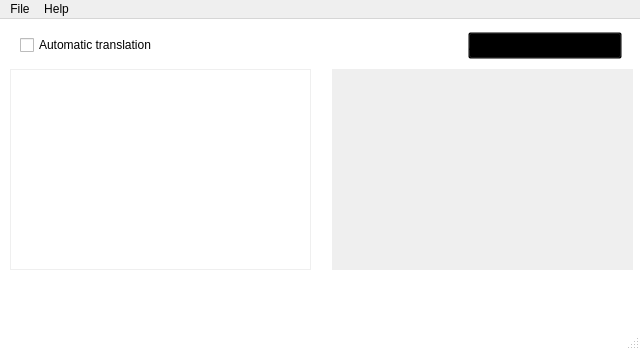
<?xml version="1.0" encoding="UTF-8"?>
<ui version="4.0">
 <class>mainWindow</class>
 <widget class="QMainWindow" name="mainWindow">
  <property name="enabled">
   <bool>true</bool>
  </property>
  <property name="geometry">
   <rect>
    <x>0</x>
    <y>0</y>
    <width>640</width>
    <height>350</height>
   </rect>
  </property>
  <property name="windowTitle">
   <string>theTranslator</string>
  </property>
  <property name="windowIcon">
   <iconset>
    <normaloff>../icon/translate_icon.png</normaloff>../icon/translate_icon.png</iconset>
  </property>
  <property name="windowOpacity">
   <double>1.000000000000000</double>
  </property>
  <property name="layoutDirection">
   <enum>Qt::LeftToRight</enum>
  </property>
  <property name="styleSheet">
   <string notr="true">QMainWindow {
	background-color:#FFF;
}</string>
  </property>
  <widget class="QWidget" name="centralwidget">
   <widget class="QTextEdit" name="textToTranslate">
    <property name="geometry">
     <rect>
      <x>10</x>
      <y>50</y>
      <width>301</width>
      <height>201</height>
     </rect>
    </property>
    <property name="styleSheet">
     <string notr="true">QTextEdit{
border: 1px solid rgb(239,239,239);
padding-bottom: 35px;
}
QTextEdit:focus {
border: 1px solid rgb(77,144,254);
}
</string>
    </property>
   </widget>
   <widget class="QPushButton" name="uploadFile">
    <property name="geometry">
     <rect>
      <x>9</x>
      <y>221</y>
      <width>51</width>
      <height>31</height>
     </rect>
    </property>
    <property name="toolTip">
     <string>Translate file</string>
    </property>
    <property name="styleSheet">
     <string notr="true">QPushButton {
	border-radius: 15px;
	background-color:transparent;
	padding:2px;
}
QPushButton:pressed {
	background-color:rgb(239,239,239);
}
QPushButton:focus {
	outline:none;
}
</string>
    </property>
    <property name="text">
     <string/>
    </property>
    <property name="icon">
     <iconset>
      <normaloff>../icon/upload.png</normaloff>../icon/upload.png</iconset>
    </property>
    <property name="autoRepeat">
     <bool>false</bool>
    </property>
   </widget>
   <widget class="QPushButton" name="speakButton">
    <property name="geometry">
     <rect>
      <x>334</x>
      <y>13</y>
      <width>32</width>
      <height>28</height>
     </rect>
    </property>
    <property name="toolTip">
     <string>Say translate results</string>
    </property>
    <property name="styleSheet">
     <string notr="true">QPushButton {
	border-radius: 6px;
	background-color:transparent;
	padding:2px;
}
QPushButton:focus {
	outline:none;
}
QPushButton:hover {
	background-color:rgb(239,239,239);
}</string>
    </property>
    <property name="text">
     <string/>
    </property>
    <property name="icon">
     <iconset>
      <normaloff>../icon/speak_icon.png</normaloff>../icon/speak_icon.png</iconset>
    </property>
    <property name="autoRepeat">
     <bool>false</bool>
    </property>
   </widget>
   <widget class="QComboBox" name="toLanguageSelect">
    <property name="geometry">
     <rect>
      <x>468</x>
      <y>13</y>
      <width>159</width>
      <height>27</height>
     </rect>
    </property>
    <property name="minimumSize">
     <size>
      <width>0</width>
      <height>0</height>
     </size>
    </property>
    <property name="toolTip">
     <string/>
    </property>
    <property name="styleSheet">
     <string notr="true">QComboBox {
	color:#000;
	background-color:transparent;
	margin-right:5px;
}
QComboBox:item:selected {
	background-color:rgb(239,239,239);
}
QComboBox:focus {
	outline: none;
	border: none;
	background-color: transparent;
}</string>
    </property>
    <property name="currentIndex">
     <number>0</number>
    </property>
    <item>
     <property name="text">
      <string>Afrikaans</string>
     </property>
    </item>
    <item>
     <property name="text">
      <string>Albanian</string>
     </property>
    </item>
    <item>
     <property name="text">
      <string>Amharic</string>
     </property>
    </item>
    <item>
     <property name="text">
      <string>Arabic</string>
     </property>
    </item>
    <item>
     <property name="text">
      <string>Armenian</string>
     </property>
    </item>
    <item>
     <property name="text">
      <string>Azeerbaijani</string>
     </property>
    </item>
    <item>
     <property name="text">
      <string>Basque</string>
     </property>
    </item>
    <item>
     <property name="text">
      <string>Belarusian</string>
     </property>
    </item>
    <item>
     <property name="text">
      <string>Bengali</string>
     </property>
    </item>
    <item>
     <property name="text">
      <string>Bosnian</string>
     </property>
    </item>
    <item>
     <property name="text">
      <string>Bulgarian</string>
     </property>
    </item>
    <item>
     <property name="text">
      <string>Catalan</string>
     </property>
    </item>
    <item>
     <property name="text">
      <string>Cebuano</string>
     </property>
    </item>
    <item>
     <property name="text">
      <string>Chinese (Simplified)</string>
     </property>
    </item>
    <item>
     <property name="text">
      <string>Chinese (Traditional)</string>
     </property>
    </item>
    <item>
     <property name="text">
      <string>Corsican</string>
     </property>
    </item>
    <item>
     <property name="text">
      <string>Croatian</string>
     </property>
    </item>
    <item>
     <property name="text">
      <string>Czech</string>
     </property>
    </item>
    <item>
     <property name="text">
      <string>Danish</string>
     </property>
    </item>
    <item>
     <property name="text">
      <string>Dutch</string>
     </property>
    </item>
    <item>
     <property name="text">
      <string>English</string>
     </property>
    </item>
    <item>
     <property name="text">
      <string>Esperanto</string>
     </property>
    </item>
    <item>
     <property name="text">
      <string>Estonian</string>
     </property>
    </item>
    <item>
     <property name="text">
      <string>Finnish</string>
     </property>
    </item>
    <item>
     <property name="text">
      <string>French</string>
     </property>
    </item>
    <item>
     <property name="text">
      <string>Frisian</string>
     </property>
    </item>
    <item>
     <property name="text">
      <string>Galician</string>
     </property>
    </item>
    <item>
     <property name="text">
      <string>Georgian</string>
     </property>
    </item>
    <item>
     <property name="text">
      <string>German</string>
     </property>
    </item>
    <item>
     <property name="text">
      <string>Greek</string>
     </property>
    </item>
    <item>
     <property name="text">
      <string>Gujarati</string>
     </property>
    </item>
    <item>
     <property name="text">
      <string>Haitian Creole</string>
     </property>
    </item>
    <item>
     <property name="text">
      <string>Hausa</string>
     </property>
    </item>
    <item>
     <property name="text">
      <string>Hawaiian</string>
     </property>
    </item>
    <item>
     <property name="text">
      <string>Hebrew</string>
     </property>
    </item>
    <item>
     <property name="text">
      <string>Hindi</string>
     </property>
    </item>
    <item>
     <property name="text">
      <string>Hmong</string>
     </property>
    </item>
    <item>
     <property name="text">
      <string>Hungarian</string>
     </property>
    </item>
    <item>
     <property name="text">
      <string>Icelandic</string>
     </property>
    </item>
    <item>
     <property name="text">
      <string>Igbo</string>
     </property>
    </item>
    <item>
     <property name="text">
      <string>Indonesian</string>
     </property>
    </item>
    <item>
     <property name="text">
      <string>Irish</string>
     </property>
    </item>
    <item>
     <property name="text">
      <string>Italian</string>
     </property>
    </item>
    <item>
     <property name="text">
      <string>Japanese</string>
     </property>
    </item>
    <item>
     <property name="text">
      <string>Javanese</string>
     </property>
    </item>
    <item>
     <property name="text">
      <string>Kannada</string>
     </property>
    </item>
    <item>
     <property name="text">
      <string>Kazakh</string>
     </property>
    </item>
    <item>
     <property name="text">
      <string>Khmer</string>
     </property>
    </item>
    <item>
     <property name="text">
      <string>Korean</string>
     </property>
    </item>
    <item>
     <property name="text">
      <string>Kurdish</string>
     </property>
    </item>
    <item>
     <property name="text">
      <string>Kyrgyz</string>
     </property>
    </item>
    <item>
     <property name="text">
      <string>Lao</string>
     </property>
    </item>
    <item>
     <property name="text">
      <string>Latin</string>
     </property>
    </item>
    <item>
     <property name="text">
      <string>Latvian</string>
     </property>
    </item>
    <item>
     <property name="text">
      <string>Lithuanian</string>
     </property>
    </item>
    <item>
     <property name="text">
      <string>Luxembourgish</string>
     </property>
    </item>
    <item>
     <property name="text">
      <string>Macedonian</string>
     </property>
    </item>
    <item>
     <property name="text">
      <string>Malagasy</string>
     </property>
    </item>
    <item>
     <property name="text">
      <string>Malay</string>
     </property>
    </item>
    <item>
     <property name="text">
      <string>Malayalam</string>
     </property>
    </item>
    <item>
     <property name="text">
      <string>Maori</string>
     </property>
    </item>
    <item>
     <property name="text">
      <string>Marathi</string>
     </property>
    </item>
    <item>
     <property name="text">
      <string>Mongolian</string>
     </property>
    </item>
    <item>
     <property name="text">
      <string>Myanmar (Burmese)</string>
     </property>
    </item>
    <item>
     <property name="text">
      <string>Nepali</string>
     </property>
    </item>
    <item>
     <property name="text">
      <string>Norwegian</string>
     </property>
    </item>
    <item>
     <property name="text">
      <string>Nyanja (Chichewa)</string>
     </property>
    </item>
    <item>
     <property name="text">
      <string>Pashto</string>
     </property>
    </item>
    <item>
     <property name="text">
      <string>Persian</string>
     </property>
    </item>
    <item>
     <property name="text">
      <string>Polish</string>
     </property>
    </item>
    <item>
     <property name="text">
      <string>Portuguese</string>
     </property>
    </item>
    <item>
     <property name="text">
      <string>Punjabi</string>
     </property>
    </item>
    <item>
     <property name="text">
      <string>Romanian</string>
     </property>
    </item>
    <item>
     <property name="text">
      <string>Russian</string>
     </property>
    </item>
    <item>
     <property name="text">
      <string>Samoan</string>
     </property>
    </item>
    <item>
     <property name="text">
      <string>Scots Gaelic</string>
     </property>
    </item>
    <item>
     <property name="text">
      <string>Serbian</string>
     </property>
    </item>
    <item>
     <property name="text">
      <string>Sesotho</string>
     </property>
    </item>
    <item>
     <property name="text">
      <string>Shona</string>
     </property>
    </item>
    <item>
     <property name="text">
      <string>Sindhi</string>
     </property>
    </item>
    <item>
     <property name="text">
      <string>Sinhala (Sinhalese)</string>
     </property>
    </item>
    <item>
     <property name="text">
      <string>Slovak</string>
     </property>
    </item>
    <item>
     <property name="text">
      <string>Slovenian</string>
     </property>
    </item>
    <item>
     <property name="text">
      <string>Somali</string>
     </property>
    </item>
    <item>
     <property name="text">
      <string>Spanish</string>
     </property>
    </item>
    <item>
     <property name="text">
      <string>Sundanese</string>
     </property>
    </item>
    <item>
     <property name="text">
      <string>Swahili</string>
     </property>
    </item>
    <item>
     <property name="text">
      <string>Swedish</string>
     </property>
    </item>
    <item>
     <property name="text">
      <string>Tagalog (Filipino)</string>
     </property>
    </item>
    <item>
     <property name="text">
      <string>Tajik</string>
     </property>
    </item>
    <item>
     <property name="text">
      <string>Tamil</string>
     </property>
    </item>
    <item>
     <property name="text">
      <string>Telugu</string>
     </property>
    </item>
    <item>
     <property name="text">
      <string>Thai</string>
     </property>
    </item>
    <item>
     <property name="text">
      <string>Turkish</string>
     </property>
    </item>
    <item>
     <property name="text">
      <string>Ukrainian</string>
     </property>
    </item>
    <item>
     <property name="text">
      <string>Urdu</string>
     </property>
    </item>
    <item>
     <property name="text">
      <string>Uzbek</string>
     </property>
    </item>
    <item>
     <property name="text">
      <string>Vietnamese</string>
     </property>
    </item>
    <item>
     <property name="text">
      <string>Welsh</string>
     </property>
    </item>
    <item>
     <property name="text">
      <string>Xhosa</string>
     </property>
    </item>
    <item>
     <property name="text">
      <string>Yiddish</string>
     </property>
    </item>
    <item>
     <property name="text">
      <string>Yoruba</string>
     </property>
    </item>
    <item>
     <property name="text">
      <string>Zulu</string>
     </property>
    </item>
   </widget>
   <widget class="QPushButton" name="fieldReset">
    <property name="geometry">
     <rect>
      <x>373</x>
      <y>13</y>
      <width>32</width>
      <height>28</height>
     </rect>
    </property>
    <property name="toolTip">
     <string>Reset fields</string>
    </property>
    <property name="styleSheet">
     <string notr="true">QPushButton {
	border-radius: 6px;
	background-color:transparent;
	padding:2px;
}
QPushButton:focus {
	outline:none;
}
QPushButton:hover {
	background-color:rgb(239,239,239);
}</string>
    </property>
    <property name="text">
     <string/>
    </property>
    <property name="icon">
     <iconset>
      <normaloff>../icon/reset_icon.png</normaloff>../icon/reset_icon.png</iconset>
    </property>
    <property name="autoRepeat">
     <bool>false</bool>
    </property>
   </widget>
   <widget class="QPushButton" name="translateButton">
    <property name="geometry">
     <rect>
      <x>413</x>
      <y>13</y>
      <width>32</width>
      <height>28</height>
     </rect>
    </property>
    <property name="toolTip">
     <string>Translate text to </string>
    </property>
    <property name="styleSheet">
     <string notr="true">QPushButton {
	border-radius: 6px;
	background-color:transparent;
	padding:2px;
}
QPushButton:focus {
	outline:none;
}
QPushButton:hover {
	background-color:rgb(239,239,239);
}</string>
    </property>
    <property name="text">
     <string/>
    </property>
    <property name="icon">
     <iconset>
      <normaloff>../icon/translate_icon.png</normaloff>../icon/translate_icon.png</iconset>
    </property>
    <property name="autoRepeat">
     <bool>false</bool>
    </property>
   </widget>
   <widget class="QTextEdit" name="resultDisplay">
    <property name="geometry">
     <rect>
      <x>332</x>
      <y>50</y>
      <width>301</width>
      <height>201</height>
     </rect>
    </property>
    <property name="toolTip">
     <string>Translate result</string>
    </property>
    <property name="layoutDirection">
     <enum>Qt::LeftToRight</enum>
    </property>
    <property name="styleSheet">
     <string notr="true">QTextEdit {
	background-color:rgb(239,239,239);
	border:1px solid transparent;
	padding-bottom: 35px;
}</string>
    </property>
    <property name="readOnly">
     <bool>true</bool>
    </property>
   </widget>
   <widget class="QPushButton" name="resetResult">
    <property name="geometry">
     <rect>
      <x>333</x>
      <y>221</y>
      <width>51</width>
      <height>31</height>
     </rect>
    </property>
    <property name="toolTip">
     <string>Reset result box</string>
    </property>
    <property name="styleSheet">
     <string notr="true">QPushButton {
	border-radius: 15px;
	background-color:transparent;
	padding:2px;
}
QPushButton:pressed {
	background-color:#FFF;
}
QPushButton:focus {
	outline:none;
}</string>
    </property>
    <property name="text">
     <string/>
    </property>
    <property name="icon">
     <iconset>
      <normaloff>../icon/reload.png</normaloff>../icon/reload.png</iconset>
    </property>
   </widget>
   <widget class="QPushButton" name="moreTranslation">
    <property name="geometry">
     <rect>
      <x>390</x>
      <y>221</y>
      <width>51</width>
      <height>31</height>
     </rect>
    </property>
    <property name="toolTip">
     <string>Show more translation</string>
    </property>
    <property name="styleSheet">
     <string notr="true">QPushButton {
	border-radius: 15px;
	background-color:transparent;
	padding:2px;
}
QPushButton:pressed {
	background-color:#FFF;
}
QPushButton:focus {
	outline:none;
}</string>
    </property>
    <property name="text">
     <string/>
    </property>
    <property name="icon">
     <iconset>
      <normaloff>../icon/more_translation.png</normaloff>../icon/more_translation.png</iconset>
    </property>
    <property name="autoRepeat">
     <bool>false</bool>
    </property>
   </widget>
   <widget class="QLabel" name="movieScreen">
    <property name="geometry">
     <rect>
      <x>445</x>
      <y>110</y>
      <width>71</width>
      <height>71</height>
     </rect>
    </property>
    <property name="styleSheet">
     <string notr="true">background-color:rgb(239,239,239);</string>
    </property>
    <property name="text">
     <string/>
    </property>
   </widget>
   <widget class="QCheckBox" name="autoTranslationCheckBox">
    <property name="geometry">
     <rect>
      <x>20</x>
      <y>13</y>
      <width>181</width>
      <height>26</height>
     </rect>
    </property>
    <property name="styleSheet">
     <string notr="true">QCheckBox:focus {
	outline: none;
	border: none;
	background-color: none;
}
QCheckBox:hover {
	background-color: none;
}</string>
    </property>
    <property name="text">
     <string>Automatic translation</string>
    </property>
    <property name="tristate">
     <bool>false</bool>
    </property>
   </widget>
   <widget class="QPushButton" name="langDetectButton">
    <property name="geometry">
     <rect>
      <x>66</x>
      <y>221</y>
      <width>51</width>
      <height>31</height>
     </rect>
    </property>
    <property name="toolTip">
     <string>Language detection</string>
    </property>
    <property name="styleSheet">
     <string notr="true">QPushButton {
	border-radius: 15px;
	background-color:transparent;
	padding:2px;
}
QPushButton:pressed {
	background-color:rgb(239,239,239);
}
QPushButton:focus {
	outline:none;
}
</string>
    </property>
    <property name="text">
     <string/>
    </property>
    <property name="icon">
     <iconset>
      <normaloff>../icon/magnifying.png</normaloff>../icon/magnifying.png</iconset>
    </property>
    <property name="shortcut">
     <string>Ctrl+D</string>
    </property>
    <property name="autoRepeat">
     <bool>false</bool>
    </property>
   </widget>
  </widget>
  <widget class="QMenuBar" name="menubar">
   <property name="geometry">
    <rect>
     <x>0</x>
     <y>0</y>
     <width>640</width>
     <height>27</height>
    </rect>
   </property>
   <property name="layoutDirection">
    <enum>Qt::LeftToRight</enum>
   </property>
   <property name="styleSheet">
    <string notr="true">background-color:none</string>
   </property>
   <widget class="QMenu" name="menuFile">
    <property name="contextMenuPolicy">
     <enum>Qt::ActionsContextMenu</enum>
    </property>
    <property name="layoutDirection">
     <enum>Qt::LeftToRight</enum>
    </property>
    <property name="title">
     <string>File</string>
    </property>
    <addaction name="actionSaveResult"/>
    <addaction name="actionSettings"/>
    <addaction name="separator"/>
    <addaction name="actionExit"/>
   </widget>
   <widget class="QMenu" name="menuHelp">
    <property name="layoutDirection">
     <enum>Qt::LeftToRight</enum>
    </property>
    <property name="title">
     <string>Help</string>
    </property>
    <addaction name="actionLicense"/>
    <addaction name="actionUpgrade"/>
   </widget>
   <addaction name="menuFile"/>
   <addaction name="menuHelp"/>
  </widget>
  <widget class="QStatusBar" name="statusbar"/>
  <action name="actionSave">
   <property name="text">
    <string>Save</string>
   </property>
  </action>
  <action name="actionSave_as">
   <property name="text">
    <string>Save as</string>
   </property>
  </action>
  <action name="actionExit">
   <property name="text">
    <string>Exit</string>
   </property>
   <property name="shortcut">
    <string>Ctrl+W</string>
   </property>
  </action>
  <action name="actionSettings">
   <property name="text">
    <string>Settings</string>
   </property>
   <property name="shortcut">
    <string>Ctrl+P</string>
   </property>
  </action>
  <action name="actionLicense">
   <property name="text">
    <string>License</string>
   </property>
   <property name="shortcut">
    <string>Ctrl+L</string>
   </property>
  </action>
  <action name="actionUpgrade">
   <property name="text">
    <string>Upgrade</string>
   </property>
   <property name="shortcut">
    <string>Ctrl+U</string>
   </property>
  </action>
  <action name="actionSaveResult">
   <property name="text">
    <string>Save</string>
   </property>
   <property name="shortcut">
    <string>Ctrl+S</string>
   </property>
   <property name="shortcutContext">
    <enum>Qt::WindowShortcut</enum>
   </property>
  </action>
 </widget>
 <resources/>
 <connections/>
</ui>
